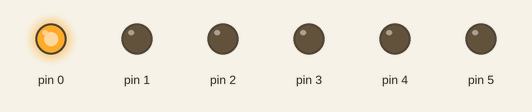
This sketch was run on a simulated Arduino Uno, built with avr-gcc and run on an emulated ATmega328P. Shown: output pins drawn as LEDs (lit = HIGH).

Above: at 0.5 s.
At 4.5 s:
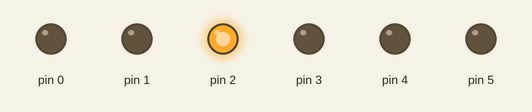
At 6.5 s:
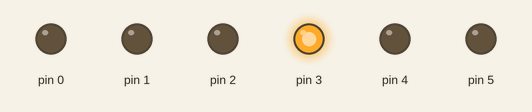
At 7.5 s:
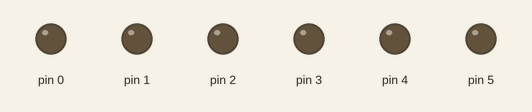
At 10.5 s:
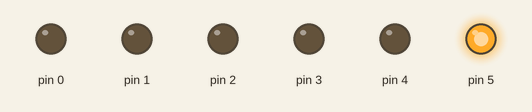
At 14.5 s:
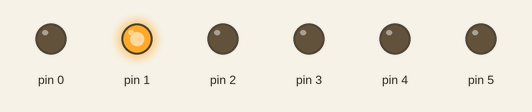
Timing chart, 0 to 15.6 s (numbered marks = the images above):
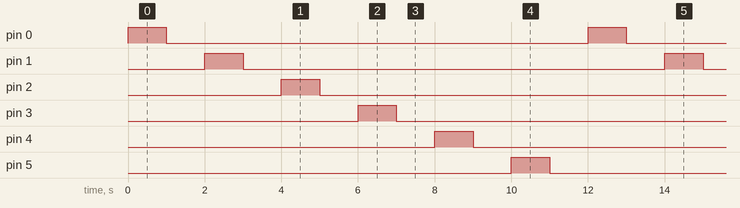

The sketch:

sketch_aug18a.ino
```cpp
void setup() {
  // put your setup code here, to run once:
  pinMode(0, OUTPUT);
  pinMode(1, OUTPUT);
  pinMode(2, OUTPUT);
  pinMode(3, OUTPUT);
  pinMode(4, OUTPUT);
  pinMode(5, OUTPUT);


}

void loop() {
  // put your main code here, to run repeatedly:
  digitalWrite(0, HIGH);
  delay(1000);
  digitalWrite(0, LOW);
  delay(1000);
  digitalWrite(1, HIGH);
  delay(1000);
  digitalWrite(1, LOW);
  delay(1000);
  digitalWrite(2, HIGH);
  delay(1000);
  digitalWrite(2, LOW);
  delay(1000);
  digitalWrite(3, HIGH);
  delay(1000);
  digitalWrite(3, LOW);
  delay(1000);
  digitalWrite(4, HIGH);
  delay(1000);
  digitalWrite(4, LOW);
  delay(1000);
  digitalWrite(5, HIGH);
  delay(1000);
  digitalWrite(5, LOW);
  delay(1000);

}
```

Measured:
- by itself, pin 0–5: alternates HIGH for 1.0 s and LOW for 11.0 s
- by itself, everything shown: repeats every 12.0 s, in 12 steps
